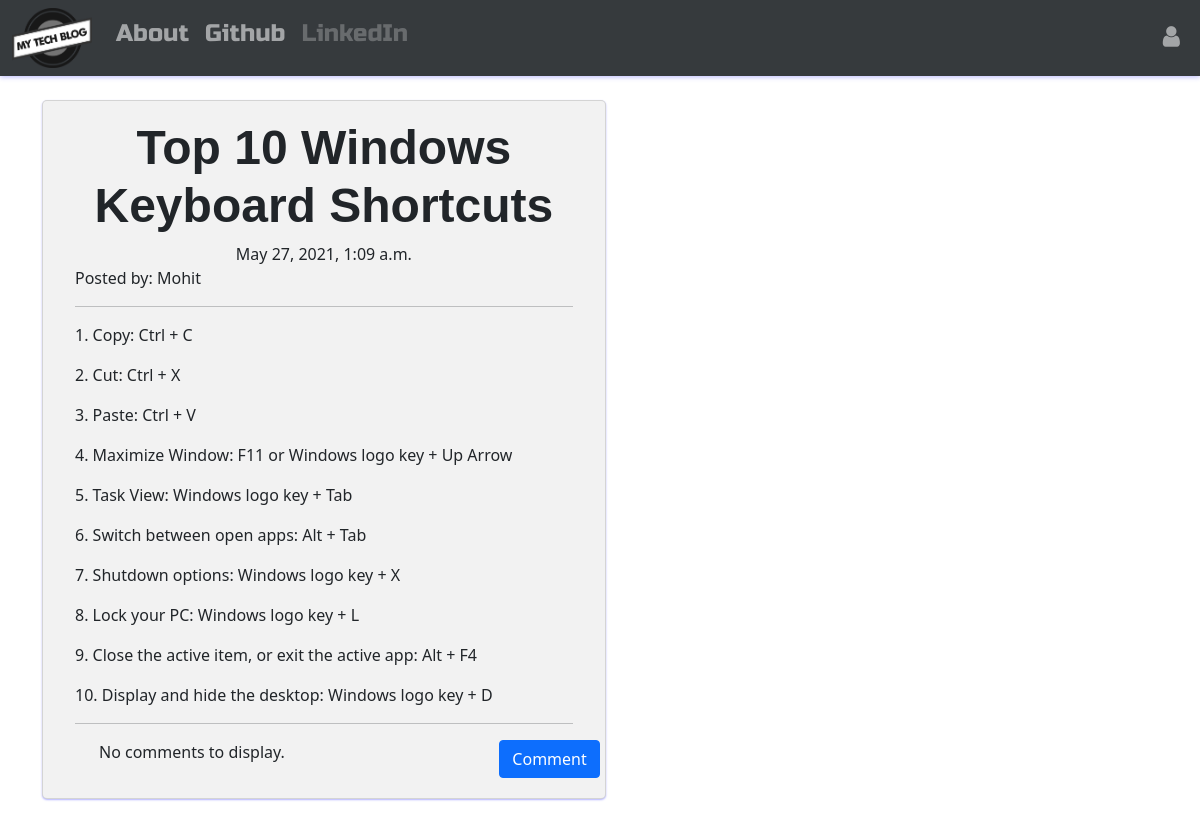
Page /post/9 on the committed database.
### blog_app/models.py (models this page shows, shortened)
class Post(models.Model):
    author = models.ForeignKey('auth.User', on_delete=models.CASCADE)
    title = models.CharField(max_length=200)
    text = models.TextField()
    created_date = models.DateTimeField(default=timezone.now)
    published_date = models.DateTimeField(blank=True, null=True)

### blog_app/views.py (the view)
# urls.py: path('post/<int:pk>',views.PostDetailView.as_view(),name='post_detail'),
class PostDetailView(DetailView):
    model = Post

### blog_app/templates/blog_app/post_detail.html (shortened to what this page needs)
{% extends 'blog_app/base.html' %}
{% block body_block %}
<div class="card">
<div class="card-body">
<h1 class="posttitle">{{ post.title }}</h1>
{% if post.published_date %}
  <div class="date postdate">
    {{ post.published_date }}
  </div>
<p>Posted by: {{post.author}}</p>
<hr>
{% else %}
  <a class="btn btn-primary" href="{% url 'post_publish' pk=post.pk %}">Publish</a>
{% endif %}
  <p class="postcontent">{{post.text|safe|linebreaksbr}}</p>
    <hr>
    <a class="btn btn-primary btn-comment" href="{% url 'add_comment_to_post' pk=post.pk %}">Comment</a>
    <div class="container">
      {% for comment in post.comments.all %}
        <br>
          {% if user.is_authenticated or comment.approved_comment %}
            {{ comment.created_date }}
              {% if not comment.approved_comment %}
                <a class="btn btn-danger" href="{% url 'comment_remove' pk=comment.pk %}"><span class="fa fa-remove"></span></a>
                <a class="btn btn-success" href="{% url 'comment_approve' pk=comment.pk %}"><span class="fa fa-check"></span></a>
              {% endif %}
              <ul class="list-group">
                <li class="list-group-item"><p>{{comment.text|safe|linebreaks}}</p>
                <p>Posted by: {{ comment.author }}</p></li>
              </ul>
          {% endif %}
            {% empty %}
            <p>No comments to display.</p>
      {% endfor %}
    </div>
  </div>
</div>
{% endblock %}

### blog_app/static/css/blog_app.css (style rules this page uses)
.btn { margin-right: 5px; }
.card { border-radius: 5px; padding: 2px 16px; margin-bottom: 15px; background-color: #f2f2f2; width: 125%; box-shadow: 0 1px 2px #b3b3ff; transition: all 0.3s cubic-bezier(.25,.8,.25,1); }
.body { background-image: url(https://wallpaperaccess.com/full/1602717.jpg); background-size: cover; width: 100%; }
.postdate { text-align: center; }
.posttitle { font-family: 'Arial', sans-serif; font-size: 3em; font-weight: bold; text-align: center; }
.postcontent { font-family: 'Montserrat', sans-serif; font-size: 1.5em; }
.btn-comment { position: absolute; right: 0px; }

### rows in the picture
Post: title "Top 10 Windows Keyboard Shortcuts", published_date "May 27, 2021, 1:09 a.m.", author "Mohit", text "1. Copy: Ctrl + C 2. Cut: Ctrl + X 3. Paste: Ctrl + V 4. Maximize Window: F11 or Windows logo key + Up Arrow 5. Task View: Windows logo key + Tab 6. Switch between open apps: Alt + Tab 7. Shutdown options: Windows logo key + X 8. Lock your PC: Windows logo key + L 9. Close the active item, or exit the active app: Alt + F4 10. Display and hide the desktop: Windows logo key + D"
